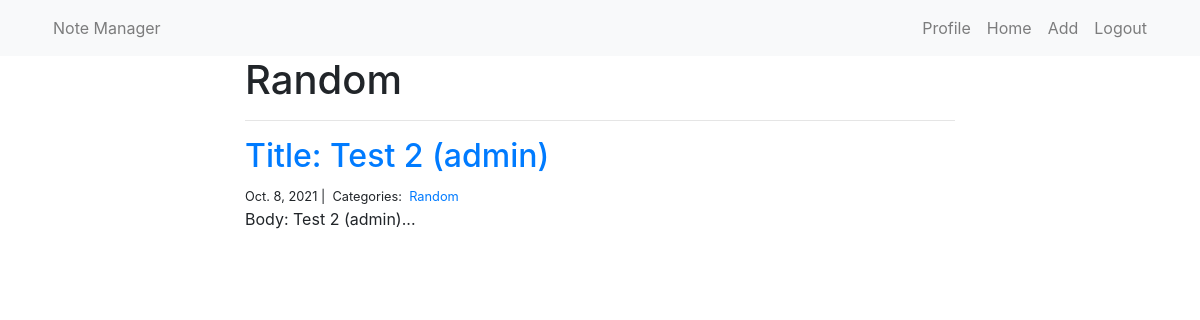
Before: /note_manager/Random/ (signed in) with the older database file.
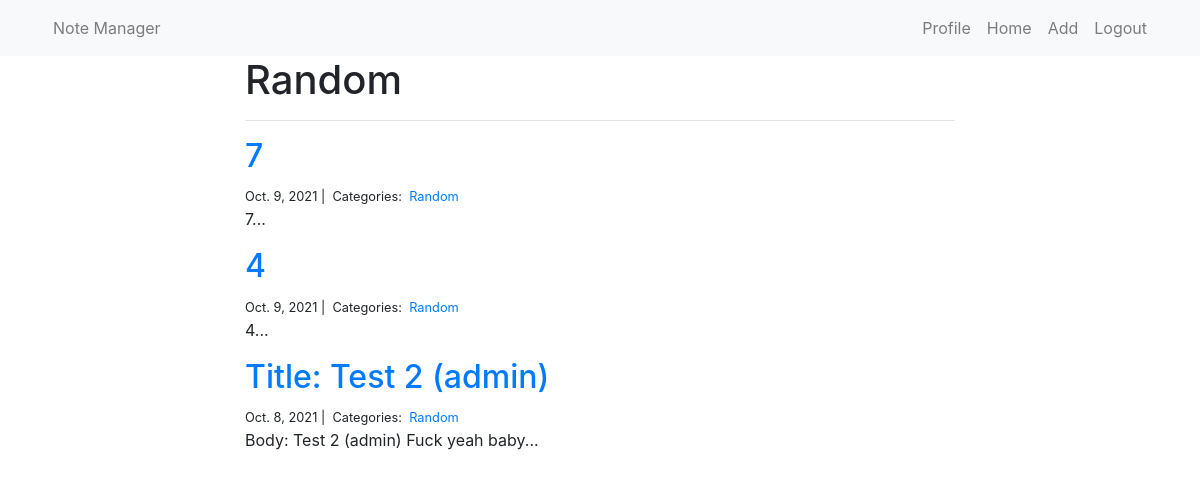
After: the same page with the newer database file.
### note_manager/models.py (models this page shows, shortened)
class Category(models.Model):
    name = models.CharField(max_length=20)

class Note(models.Model):
    title = models.CharField(max_length=255)
    body = models.TextField()
    created_on = models.DateTimeField(auto_now_add=True) # auto_now_add assigns curr data/time to this field whenever instance is created
    last_modified = models.DateTimeField(auto_now=True) # auto_now assigns curr date/time to field whenever instance is SAVED (edits)
    categories = models.ManyToManyField('Category', related_name='notes') # link categories/notes (many-to-many) using djangos ManytoManyField type
    author = models.ForeignKey(User, on_delete=models.CASCADE)

### note_manager/views.py (the view)
# urls.py: path("<category>/", views.note_category, name="note_category"),
@login_required
def note_category(request, category):
    user = request.user # get logged in user from request
    notes = Note.objects.filter(
        categories__name__contains=category,
        author=user
    ).order_by('-created_on')
    context = {
        "category": category,
        "notes": notes
    }
    return render(request, "note_category.html", context)

### note_manager/templates/note_category.html (shortened to what this page needs)
{% extends "base.html" %}
{% block page_content %}
<div class="col-md-8 offset-md-2">
    <h1>{{ category | title }}</h1>
    <hr>
    {% for note in notes %}
        <h2><a href="{% url 'note_detail' note.pk%}">{{ note.title }}</a></h2>
        <small>
            {{ note.created_on.date }} |&nbsp;
            Categories:&nbsp;
            {% for category in note.categories.all %}
            <a href="{% url 'note_category' category.name %}">
                {{ category.name }}
            </a>&nbsp;
            {% endfor %}
        </small>
        <p>{{ note.body | slice:":400" }}...</p>
    {% endfor %}
</div>
{% endblock %}

### asst/templates/base.html (shortened to what this page needs)
<!DOCTYPE html>
<html>
  <head>
    <link rel="stylesheet" href="https://stackpath.bootstrapcdn.com/bootstrap/4.1.3/css/bootstrap.min.css">
</head>
<body>
  <nav class="navbar navbar-expand-lg navbar-light bg-light">
      <div class="container">
          <div class="collapse navbar-collapse" id="navbarSupportedContent">
            <ul class="navbar-nav mr-auto">
              <li class="nav-item">
                <a class="nav-link" href="#">Note Manager</a>
              </li>
            </ul>
          </div>
          <div class="collapse navbar-collapse" id="navbarToggle">
            <div class="navbar-nav mr-auto">
              <a class="nav-item nav-link" href="#"></a>
              <a class="nav-item nav-link" href="#"></a>
            </div>
            <div class="navbar-nav">
              {% if user.is_authenticated %}
                <a class="nav-item nav-link" href="{% url 'profile' %}">Profile</a>
                <a class="nav-item nav-link" href="{% url 'note_index' user.username %}">Home</a>
                <a class="nav-item nav-link" href="{% url 'note_create' %}">Add</a>
                <a class="nav-item nav-link" href="{% url 'logout' %}">Logout</a>
              {% else %}
                <a class="nav-item nav-link" href="{% url 'login' %}">Login</a>
                <a class="nav-item nav-link" href="{% url 'register' %}">Register</a>
              {% endif %}
            </div>
          </div>
      </div>
  </nav>
  <div class="container">
      {% block page_content %}{% endblock %}
  </div>
</body>
</html>

Changed rows visible on the page:
added Note: title "7", created_on "Oct. 9, 2021", body "7", Category (name "Random")
added Note: title "4", created_on "Oct. 9, 2021", body "4", Category (name "Random")
changed Note "Title: Test 2 (admin)": body "Body: Test 2 (admin)" → "Body: Test 2 (admin) Fuck yeah baby"
